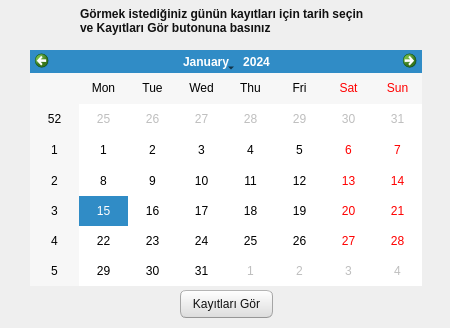
<?xml version="1.0" encoding="UTF-8"?>
<ui version="4.0">
 <class>Form</class>
 <widget class="QWidget" name="Form">
  <property name="geometry">
   <rect>
    <x>0</x>
    <y>0</y>
    <width>450</width>
    <height>328</height>
   </rect>
  </property>
  <property name="windowTitle">
   <string>Kayıtlar</string>
  </property>
  <property name="styleSheet">
   <string notr="true">/*
Ubuntu Style Sheet for QT Applications
Author: Jaime A. Quiroga P.
Company: GTRONICK
Last updated: 09/10/2019 (dd/mm/yyyy), 12:31.
Available at: https://github.com/GTRONICK/QSS/blob/master/Ubuntu.qss
*/
QMainWindow {
	background-color:#f0f0f0;
}
QCheckBox {
	padding:2px;
}
QCheckBox:hover {
	border:1px solid rgb(255,150,60);
	border-radius:4px;
	padding: 1px;
	background-color:qlineargradient(spread:pad, x1:0.5, y1:1, x2:0.5, y2:0, stop:0 rgba(190, 90, 50, 50), stop:1 rgba(250, 130, 40, 50));
}
QCheckBox::indicator:checked {
	border:1px solid rgb(246, 134, 86);
	border-radius:4px;
  	background-color:rgb(246, 134, 86)
}
QCheckBox::indicator:unchecked {
	border-width:1px solid rgb(246, 134, 86);
	border-radius:4px;
  	background-color:rgb(255,255,255);
}
QColorDialog {
	background-color:#f0f0f0;
}
QComboBox {
	color:rgb(81,72,65);
	background: #ffffff;
}
QComboBox:editable {
	selection-color:rgb(81,72,65);
	selection-background-color: #ffffff;
}
QComboBox QAbstractItemView {
	selection-color: #ffffff;
	selection-background-color: rgb(246, 134, 86);
}
QComboBox:!editable:on, QComboBox::drop-down:editable:on {
	color:  #1e1d23;	
}
QDateTimeEdit, QDateEdit, QDoubleSpinBox, QFontComboBox {
	color:rgb(81,72,65);
	background-color: #ffffff;
}

QDialog {
	background-color:#f0f0f0;
}

QLabel,QLineEdit {
	color:rgb(17,17,17);
}
QLineEdit {
	background-color:rgb(255,255,255);
	selection-background-color:rgb(236,116,64);
}
QMenuBar {
	color:rgb(223,219,210);
	background-color:rgb(65,64,59);
}
QMenuBar::item {
	padding-top:4px;
	padding-left:4px;
	padding-right:4px;
	color:rgb(223,219,210);
	background-color:rgb(65,64,59);
}
QMenuBar::item:selected {
	color:rgb(255,255,255);
	padding-top:2px;
	padding-left:2px;
	padding-right:2px;
	border-top-width:2px;
	border-left-width:2px;
	border-right-width:2px;
	border-top-right-radius:4px;
	border-top-left-radius:4px;
	border-style:solid;
	background-color:rgb(65,64,59);
	border-top-color: rgb(47,47,44);
	border-right-color: qlineargradient(spread:pad, x1:0, y1:1, x2:1, y2:0, stop:0 rgba(90, 87, 78, 255), stop:1 rgba(47,47,44, 255));
	border-left-color:  qlineargradient(spread:pad, x1:1, y1:0, x2:0, y2:0, stop:0 rgba(90, 87, 78, 255), stop:1 rgba(47,47,44, 255));
}
QMenu {
	color:rgb(223,219,210);
	background-color:rgb(65,64,59);
}
QMenu::item {
	color:rgb(223,219,210);
	padding:4px 10px 4px 20px;
}
QMenu::item:selected {
	color:rgb(255,255,255);
	background-color: qlineargradient(spread:pad, x1:0.5, y1:1, x2:0.5, y2:0, stop:0 rgba(225, 108, 54, 255), stop:1 rgba(246, 134, 86, 255));
	border-style:solid;
	border-width:3px;
	padding:4px 7px 4px 17px;
	border-bottom-color:qlineargradient(spread:pad, x1:0.5, y1:1, x2:0.5, y2:0, stop:0 rgba(175,85,48,255), stop:1 rgba(236,114,67, 255));
	border-top-color:qlineargradient(spread:pad, x1:0.5, y1:1, x2:0.5, y2:0, stop:0 rgba(253,156,113,255), stop:1 rgba(205,90,46, 255));
	border-right-color:qlineargradient(spread:pad, x1:0, y1:0.5, x2:1, y2:0.5, stop:0 rgba(253,156,113,255), stop:1 rgba(205,90,46, 255));
	border-left-color:qlineargradient(spread:pad, x1:1, y1:0.5, x2:0, y2:0.5, stop:0 rgba(253,156,113,255), stop:1 rgba(205,90,46, 255));
}
QPlainTextEdit {
	border-width: 1px solid transparent;
	color:rgb(17,17,17);
	selection-background-color:rgb(236,116,64);
}
QProgressBar {
	text-align: center;
	color: rgb(0, 0, 0);
	border: 1px inset rgb(150,150,150); 
	border-radius: 10px;
	background-color:rgb(221,221,219);
}
QProgressBar::chunk:horizontal {
	background-color: qlineargradient(spread:pad, x1:0.5, y1:1, x2:0.5, y2:0, stop:0 rgba(225, 108, 54, 255), stop:1 rgba(246, 134, 86, 255));
	border:1px solid;
	border-radius:8px;
	border-bottom-color:qlineargradient(spread:pad, x1:0.5, y1:1, x2:0.5, y2:0, stop:0 rgba(175,85,48,255), stop:1 rgba(236,114,67, 255));
	border-top-color:qlineargradient(spread:pad, x1:0.5, y1:1, x2:0.5, y2:0, stop:0 rgba(253,156,113,255), stop:1 rgba(205,90,46, 255));
	border-right-color:qlineargradient(spread:pad, x1:0, y1:0.5, x2:1, y2:0.5, stop:0 rgba(253,156,113,255), stop:1 rgba(205,90,46, 255));
	border-left-color:qlineargradient(spread:pad, x1:1, y1:0.5, x2:0, y2:0.5, stop:0 rgba(253,156,113,255), stop:1 rgba(205,90,46, 255));
}
QPushButton{
	color:rgb(17,17,17);
	border-width: 1px;
	border-radius: 6px;
	border-bottom-color: rgb(150,150,150);
	border-right-color: rgb(165,165,165);
	border-left-color: rgb(165,165,165);
	border-top-color: rgb(180,180,180);
	border-style: solid;
	padding: 4px;
	background-color: qlineargradient(spread:pad, x1:0.5, y1:1, x2:0.5, y2:0, stop:0 rgba(220, 220, 220, 255), stop:1 rgba(255, 255, 255, 255));
}
QPushButton:hover{
	color:rgb(17,17,17);
	border-width: 1px;
	border-radius:6px;
	border-top-color: rgb(255,150,60);
	border-right-color: qlineargradient(spread:pad, x1:0, y1:1, x2:1, y2:0, stop:0 rgba(200, 70, 20, 255), stop:1 rgba(255,150,60, 255));
	border-left-color:  qlineargradient(spread:pad, x1:1, y1:0, x2:0, y2:0, stop:0 rgba(200, 70, 20, 255), stop:1 rgba(255,150,60, 255));
	border-bottom-color: rgb(200,70,20);
	border-style: solid;
	padding: 2px;
	background-color: qlineargradient(spread:pad, x1:0.5, y1:1, x2:0.5, y2:0, stop:0 rgba(220, 220, 220, 255), stop:1 rgba(255, 255, 255, 255));
}
QPushButton:default{
	color:rgb(17,17,17);
	border-width: 1px;
	border-radius:6px;
	border-top-color: rgb(255,150,60);
	border-right-color: qlineargradient(spread:pad, x1:0, y1:1, x2:1, y2:0, stop:0 rgba(200, 70, 20, 255), stop:1 rgba(255,150,60, 255));
	border-left-color:  qlineargradient(spread:pad, x1:1, y1:0, x2:0, y2:0, stop:0 rgba(200, 70, 20, 255), stop:1 rgba(255,150,60, 255));
	border-bottom-color: rgb(200,70,20);
	border-style: solid;
	padding: 2px;
	background-color: qlineargradient(spread:pad, x1:0.5, y1:1, x2:0.5, y2:0, stop:0 rgba(220, 220, 220, 255), stop:1 rgba(255, 255, 255, 255));
}
QPushButton:pressed{
	color:rgb(17,17,17);
	border-width: 1px;
	border-radius: 6px;
	border-width: 1px;
	border-top-color: rgba(255,150,60,200);
	border-right-color: qlineargradient(spread:pad, x1:0, y1:1, x2:1, y2:0, stop:0 rgba(200, 70, 20, 255), stop:1 rgba(255,150,60, 200));
	border-left-color:  qlineargradient(spread:pad, x1:1, y1:0, x2:0, y2:0, stop:0 rgba(200, 70, 20, 255), stop:1 rgba(255,150,60, 200));
	border-bottom-color: rgba(200,70,20,200);
	border-style: solid;
	padding: 2px;
	background-color: qlineargradient(spread:pad, x1:0.5, y1:0, x2:0.5, y2:1, stop:0 rgba(220, 220, 220, 255), stop:1 rgba(255, 255, 255, 255));
}
QPushButton:disabled{
	color:rgb(174,167,159);
	border-width: 1px;
	border-radius: 6px;
	background-color: qlineargradient(spread:pad, x1:0.5, y1:1, x2:0.5, y2:0, stop:0 rgba(200, 200, 200, 255), stop:1 rgba(230, 230, 230, 255));
}
QRadioButton {
	padding: 1px;
}
QRadioButton::indicator:checked {
	height: 10px;
	width: 10px;
	border-style:solid;
	border-radius:5px;
	border-width: 1px;
	border-color: rgba(246, 134, 86, 255);
	color: #a9b7c6;
	background-color:rgba(246, 134, 86, 255);
}
QRadioButton::indicator:!checked {
	height: 10px;
	width: 10px;
	border-style:solid;
	border-radius:5px;
	border-width: 1px;
	border-color: rgb(246, 134, 86);
	color: #a9b7c6;
	background-color: transparent;
}
QScrollArea {
	color: white;
	background-color:#f0f0f0;
}
QSlider::groove {
	border-style: solid;
	border-width: 1px;
	border-color: rgb(207,207,207);
}
QSlider::groove:horizontal {
	height: 5px;
	background: rgb(246, 134, 86);
}
QSlider::groove:vertical {
	width: 5px;
	background: rgb(246, 134, 86);
}
QSlider::handle:horizontal {
	background: rgb(253,253,253);
	border-style: solid;
	border-width: 1px;
	border-color: rgb(207,207,207);
	width: 12px;
	margin: -5px 0;
	border-radius: 7px;
}
QSlider::handle:vertical {
	background: rgb(253,253,253);
	border-style: solid;
	border-width: 1px;
	border-color: rgb(207,207,207);
	height: 12px;
	margin: 0 -5px;
	border-radius: 7px;
}
QSlider::add-page:horizontal, QSlider::add-page:vertical {
 	background: white;
}
QSlider::sub-page:horizontal, QSlider::sub-page:vertical {
	background: rgb(246, 134, 86);
}
QStatusBar, QSpinBox {
	color:rgb(81,72,65);
}
QSpinBox {
	background-color: #ffffff;
}
QScrollBar:horizontal {
	max-height: 20px;
	border: 1px transparent;
	margin: 0px 20px 0px 20px;
}
QScrollBar::handle:horizontal {
	background: rgb(253,253,253);
	border: 1px solid rgb(207,207,207);
	border-radius: 7px;
	min-width: 25px;
}
QScrollBar::handle:horizontal:hover {
	background: rgb(253,253,253);
	border: 1px solid rgb(255,150,60);
	border-radius: 7px;
	min-width: 25px;
}
QScrollBar::add-line:horizontal {
  	border: 1px solid rgb(207,207,207);
  	border-top-right-radius: 7px;
  	border-top-left-radius: 7px;
  	border-bottom-right-radius: 7px;
  	background: rgb(255, 255, 255);
  	width: 20px;
  	subcontrol-position: right;
  	subcontrol-origin: margin;
}
QScrollBar::add-line:horizontal:hover {
  	border: 1px solid rgb(255,150,60);
  	border-top-right-radius: 7px;
  	border-top-left-radius: 7px;
  	border-bottom-right-radius: 7px;
  	background: rgb(255, 255, 255);
  	width: 20px;
  	subcontrol-position: right;
  	subcontrol-origin: margin;
}
QScrollBar::add-line:horizontal:pressed {
  	border: 1px solid grey;
  	border-top-left-radius: 7px;
  	border-top-right-radius: 7px;
  	border-bottom-right-radius: 7px;
  	background: rgb(231,231,231);
  	width: 20px;
  	subcontrol-position: right;
  	subcontrol-origin: margin;
}
QScrollBar::sub-line:horizontal {
  	border: 1px solid rgb(207,207,207);
  	border-top-right-radius: 7px;
  	border-top-left-radius: 7px;
  	border-bottom-left-radius: 7px;
  	background: rgb(255, 255, 255);
  	width: 20px;
  	subcontrol-position: left;
  	subcontrol-origin: margin;
}
QScrollBar::sub-line:horizontal:hover {
  	border: 1px solid rgb(255,150,60);
  	border-top-right-radius: 7px;
  	border-top-left-radius: 7px;
  	border-bottom-left-radius: 7px;
  	background: rgb(255, 255, 255);
  	width: 20px;
  	subcontrol-position: left;
  	subcontrol-origin: margin;
}
QScrollBar::sub-line:horizontal:pressed {
  	border: 1px solid grey;
  	border-top-right-radius: 7px;
  	border-top-left-radius: 7px;
  	border-bottom-left-radius: 7px;
  	background: rgb(231,231,231);
  	width: 20px;
  	subcontrol-position: left;
  	subcontrol-origin: margin;
}
QScrollBar::left-arrow:horizontal {
  	border: 1px transparent grey;
  	border-top-left-radius: 3px;
  	border-bottom-left-radius: 3px;
  	width: 6px;
  	height: 6px;
  	background: rgb(230,230,230);
}
QScrollBar::right-arrow:horizontal {
	border: 1px transparent grey;
	border-top-right-radius: 3px;
	border-bottom-right-radius: 3px;
  	width: 6px;
  	height: 6px;
 	background: rgb(230,230,230);
}
QScrollBar::add-page:horizontal, QScrollBar::sub-page:horizontal {
 	background: none;
} 
QScrollBar:vertical {
	max-width: 20px;
	border: 1px transparent grey;
	margin: 20px 0px 20px 0px;
}
QScrollBar::add-line:vertical {
	border: 1px solid;
	border-color: rgb(207,207,207);
	border-bottom-right-radius: 7px;
	border-bottom-left-radius: 7px;
	border-top-left-radius: 7px;
	background: rgb(255, 255, 255);
  	height: 20px;
  	subcontrol-position: bottom;
  	subcontrol-origin: margin;
}
QScrollBar::add-line:vertical:hover {
  	border: 1px solid;
  	border-color: rgb(255,150,60);
  	border-bottom-right-radius: 7px;
  	border-bottom-left-radius: 7px;
  	border-top-left-radius: 7px;
  	background: rgb(255, 255, 255);
  	height: 20px;
  	subcontrol-position: bottom;
  	subcontrol-origin: margin;
}
QScrollBar::add-line:vertical:pressed {
  	border: 1px solid grey;
  	border-bottom-left-radius: 7px;
  	border-bottom-right-radius: 7px;
  	border-top-left-radius: 7px;
  	background: rgb(231,231,231);
  	height: 20px;
  	subcontrol-position: bottom;
  	subcontrol-origin: margin;
}
QScrollBar::sub-line:vertical {
  	border: 1px solid rgb(207,207,207);
  	border-top-right-radius: 7px;
  	border-top-left-radius: 7px;
  	border-bottom-left-radius: 7px;
  	background: rgb(255, 255, 255);
  	height: 20px;
  	subcontrol-position: top;
  	subcontrol-origin: margin;
}
QScrollBar::sub-line:vertical:hover {
  	border: 1px solid rgb(255,150,60);
  	border-top-right-radius: 7px;
  	border-top-left-radius: 7px;
  	border-bottom-left-radius: 7px;
	background: rgb(255, 255, 255);
  	height: 20px;
  	subcontrol-position: top;
  	subcontrol-origin: margin;
}
QScrollBar::sub-line:vertical:pressed {
  	border: 1px solid grey;
  	border-top-left-radius: 7px;
  	border-top-right-radius: 7px;
  	background: rgb(231,231,231);
 	height: 20px;
  	subcontrol-position: top;
  	subcontrol-origin: margin;
}
QScrollBar::handle:vertical {
	background: rgb(253,253,253);
	border: 1px solid rgb(207,207,207);
	border-radius: 7px;
	min-height: 25px;
}
QScrollBar::handle:vertical:hover {
	background: rgb(253,253,253);
	border: 1px solid rgb(255,150,60);
	border-radius: 7px;
	min-height: 25px;
}
QScrollBar::up-arrow:vertical {
	border: 1px transparent grey;
  	border-top-left-radius: 3px;
	border-top-right-radius: 3px;
  	width: 6px;
  	height: 6px;
  	background: rgb(230,230,230);
}
QScrollBar::down-arrow:vertical {
  	border: 1px transparent grey;
  	border-bottom-left-radius: 3px;
  	border-bottom-right-radius: 3px;
  	width: 6px;
  	height: 6px;
  	background: rgb(230,230,230);
}
QScrollBar::add-page:vertical, QScrollBar::sub-page:vertical {
  	background: none;
}
QTabWidget {
	color:rgb(0,0,0);
	background-color:rgb(247,246,246);
}
QTabWidget::pane {
	border-color: rgb(180,180,180);
	background-color:rgb(247,246,246);
	border-style: solid;
	border-width: 1px;
  	border-radius: 6px;
}
QTabBar::tab {
	padding-left:4px;
	padding-right:4px;
	padding-bottom:2px;
	padding-top:2px;
	color:rgb(81,72,65);
  	background-color: qlineargradient(spread:pad, x1:0.5, y1:1, x2:0.5, y2:0, stop:0 rgba(221,218,217,255), stop:1 rgba(240,239,238,255));
	border-style: solid;
	border-width: 1px;
  	border-top-right-radius:4px;
	border-top-left-radius:4px;
	border-top-color: rgb(180,180,180);
	border-left-color: rgb(180,180,180);
	border-right-color: rgb(180,180,180);
	border-bottom-color: transparent;
}
QTabBar::tab:selected, QTabBar::tab:last:selected, QTabBar::tab:hover {
  	background-color:rgb(247,246,246);
  	margin-left: 0px;
  	margin-right: 1px;
}
QTabBar::tab:!selected {
	margin-top: 1px;
	margin-right: 1px;
}
QTextEdit {
	border-width: 1px;
	border-style: solid;
	border-color:transparent;
	color:rgb(17,17,17);
	selection-background-color:rgb(236,116,64);
}
QTimeEdit, QToolBox, QToolBox::tab, QToolBox::tab:selected {
	color:rgb(81,72,65);
	background-color: #ffffff;
}</string>
  </property>
  <widget class="QCalendarWidget" name="cwKayitlar">
   <property name="geometry">
    <rect>
     <x>30</x>
     <y>50</y>
     <width>392</width>
     <height>236</height>
    </rect>
   </property>
  </widget>
  <widget class="QLabel" name="label">
   <property name="geometry">
    <rect>
     <x>80</x>
     <y>-20</y>
     <width>291</width>
     <height>81</height>
    </rect>
   </property>
   <property name="font">
    <font>
     <weight>75</weight>
     <bold>true</bold>
    </font>
   </property>
   <property name="text">
    <string>Görmek istediğiniz günün kayıtları için tarih seçin ve Kayıtları Gör butonuna basınız</string>
   </property>
   <property name="scaledContents">
    <bool>true</bool>
   </property>
   <property name="wordWrap">
    <bool>true</bool>
   </property>
  </widget>
  <widget class="QPushButton" name="btnKayitlarGOR">
   <property name="geometry">
    <rect>
     <x>180</x>
     <y>290</y>
     <width>93</width>
     <height>28</height>
    </rect>
   </property>
   <property name="text">
    <string>Kayıtları Gör</string>
   </property>
  </widget>
 </widget>
 <resources/>
 <connections/>
</ui>
